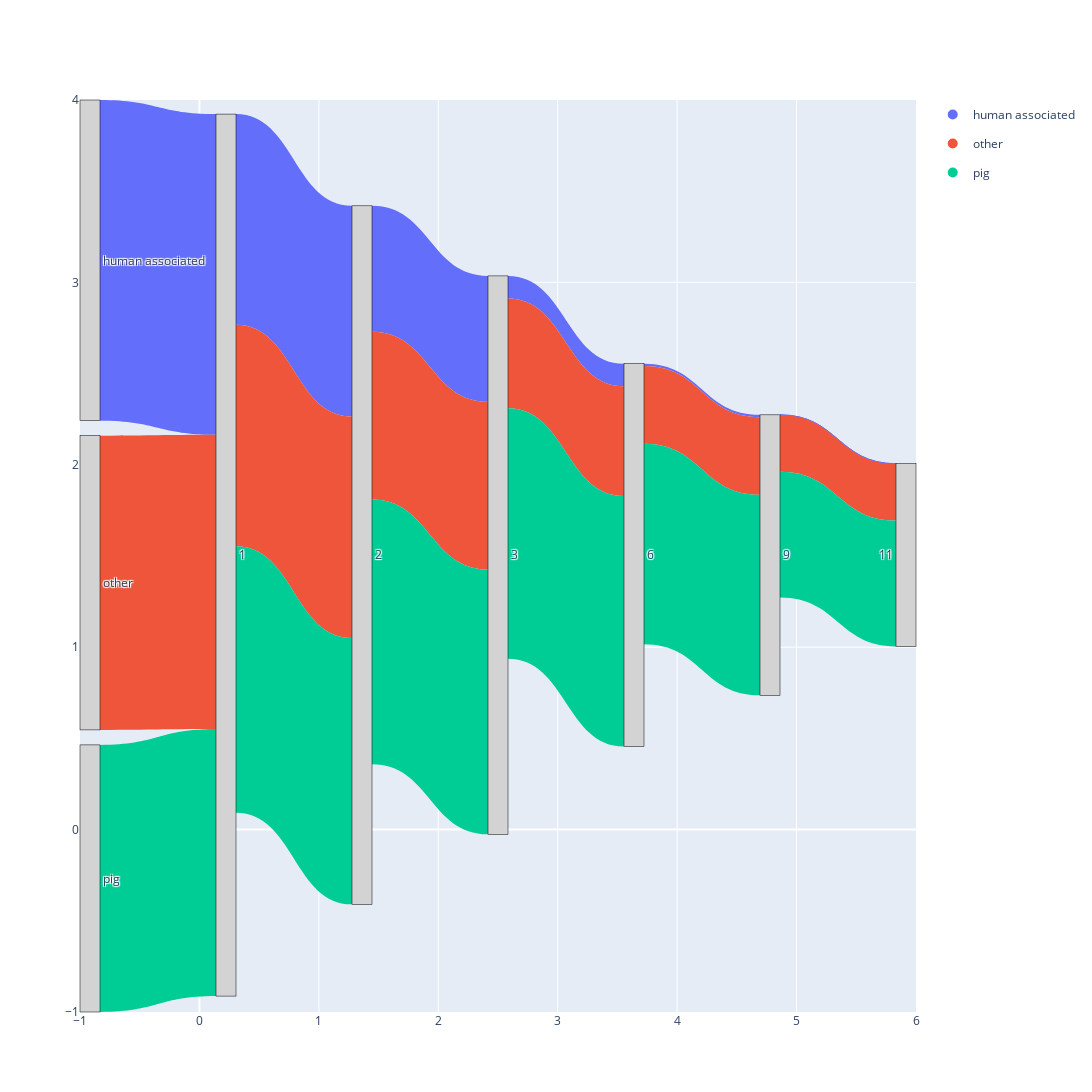

Notebook code cell kept with this figure:
### Code cell
df_sankey = pd.DataFrame(links_data)

# 4. Create the Sankey Diagram with Colored Links
# Get unique labels from the source and target columns
all_labels = sorted(list(pd.unique(df_sankey[['source', 'target']].values.ravel('K'))))

# Map labels to integer indices
label_map = {label: i for i, label in enumerate(all_labels)}
df_sankey['source_id'] = df_sankey['source'].map(label_map)
df_sankey['target_id'] = df_sankey['target'].map(label_map)

fig = go.Figure(data=[go.Sankey(
    arrangement='snap', # Snap nodes to vertical positions
    node=dict(
      pad=15,
      thickness=20,
      line=dict(color="black", width=0.5),
      label=all_labels,
      color="lightgray"  # All nodes are a neutral color
    ),
    link=dict(
      source=df_sankey['source_id'],
      target=df_sankey['target_id'],
      value=df_sankey['value'],
      color=df_sankey['color']  # KEY CHANGE: Apply colors to the links
  ))])

for biome, color in biome_colors.items():
    fig.add_trace(go.Scatter(
        x=[None], y=[None], # Invisible coordinates
        mode='markers',
        marker=dict(size=10, color=color),
        legendgroup=biome,
        showlegend=True,
        name=biome
    ))
fig.update_layout( 
    font_size=12,
    width=1200,  # Set plot width
    height=1300   # Set plot height
)
fig.show()
fig.write_html("../../2025-pig-binning-paper/250830-branchwater/sankey_diagram.mancur.simple.numbercat.html", include_plotlyjs='cdn')
# fig.write_image("sankey_diagram.svg")

### Figure 1 — Plotly figure (JSON) as saved in the notebook; plotly's stock layout.template omitted (floating-point values rounded to 4 significant figures)
{"data": [{"arrangement": "snap", "link": {"color": ["#636EFA", "#636EFA", "#636EFA", "#636EFA", "#636EFA", "#636EFA", "#EF553B", "#EF553B", "#EF553B", "#EF553B", "#EF553B", "#EF553B", "#00CC96", "#00CC96", "#00CC96", "#00CC96", "#00CC96", "#00CC96"], "source": [6, 0, 2, 3, 4, 5, 7, 0, 2, 3, 4, 5, 8, 0, 2, 3, 4, 5], "target": [0, 2, 3, 4, 5, 1, 0, 2, 3, 4, 5, 1, 0, 2, 3, 4, 5, 1], "value": [69034, 45377, 27087, 4874, 503, 11, 63347, 47651, 36163, 23619, 16723, 12216, 57505, 57365, 56961, 53908, 43163, 27110]}, "node": {"color": "lightgray", "label": ["1", "11", "2", "3", "6", "9", "human associated", "other", "pig"], "line": {"color": "black", "width": 0.5}, "pad": 15, "thickness": 20}, "type": "sankey"}, {"legendgroup": "human associated", "marker": {"color": "#636EFA", "size": 10}, "mode": "markers", "name": "human associated", "showlegend": true, "type": "scatter", "x": [null], "y": [null]}, {"legendgroup": "other", "marker": {"color": "#EF553B", "size": 10}, "mode": "markers", "name": "other", "showlegend": true, "type": "scatter", "x": [null], "y": [null]}, {"legendgroup": "pig", "marker": {"color": "#00CC96", "size": 10}, "mode": "markers", "name": "pig", "showlegend": true, "type": "scatter", "x": [null], "y": [null]}], "layout": {"font": {"size": 12}, "height": 1300, "width": 1200}}
